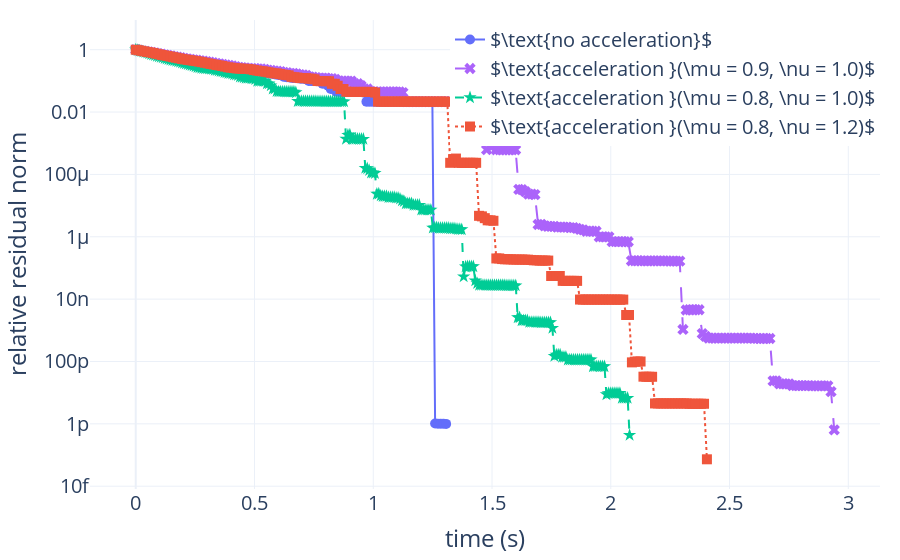

The notebook cell this image was saved under:
### Code cell
fig_time.update_layout(
    margin={"l": 20, "r": 20, "t": 20, "b": 20},
    xaxis_title="time (s)",
    yaxis_title="relative residual norm",
    yaxis_type="log",
    legend=dict(yanchor="top", y=1., xanchor="right", x=1.),
    template="plotly_white", 
    font=dict(size=20,)
)
